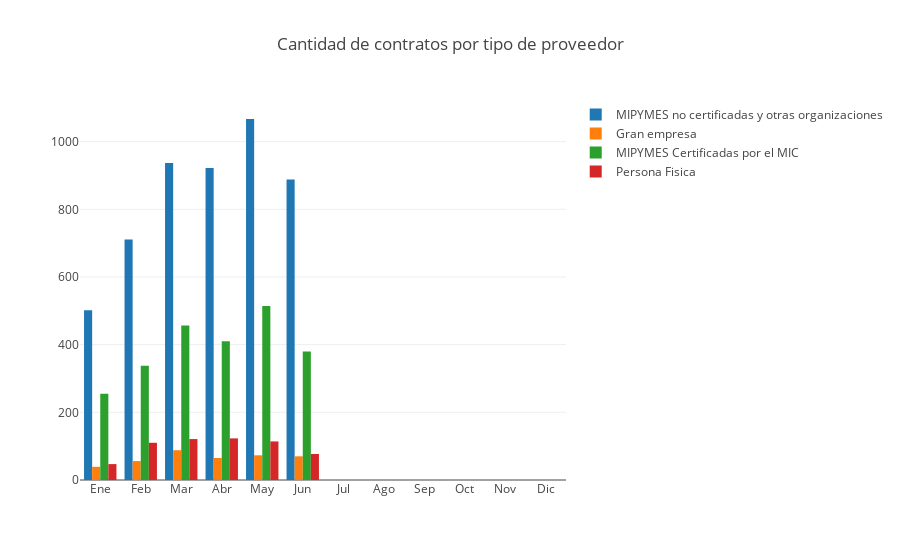

Notebook code for this chart:
### Code cell
data = [go.Bar(
        x = contracts_by_month_prov.columns,
        y = contracts_by_month_prov.loc[("Cantidad", clasif)],
        name = clasif
        ) for clasif in CLASIF_RPE]
iplot(go.Figure(data, layout=go.Layout(title="Cantidad de contratos por tipo de proveedor")))

### Figure 1 — Plotly figure (JSON) as saved in the notebook; plotly's stock layout.template omitted (floating-point values rounded to 4 significant figures)
{"data": [{"name": "MIPYMES no certificadas y otras organizaciones", "type": "bar", "uid": "ba010834-a08f-11e8-be6c-f48e38a56504", "x": ["Ene", "Feb", "Mar", "Abr", "May", "Jun", "Jul", "Ago", "Sep", "Oct", "Nov", "Dic"], "y": [502, 711, 937, 922, 1067, 888, 0, 0, 0, 0, 0, 0]}, {"name": "Gran empresa", "type": "bar", "uid": "ba010835-a08f-11e8-bebb-f48e38a56504", "x": ["Ene", "Feb", "Mar", "Abr", "May", "Jun", "Jul", "Ago", "Sep", "Oct", "Nov", "Dic"], "y": [39, 56, 88, 65, 73, 70, 0, 0, 0, 0, 0, 0]}, {"name": "MIPYMES Certificadas por el MIC", "type": "bar", "uid": "ba010836-a08f-11e8-83af-f48e38a56504", "x": ["Ene", "Feb", "Mar", "Abr", "May", "Jun", "Jul", "Ago", "Sep", "Oct", "Nov", "Dic"], "y": [255, 338, 457, 410, 514, 380, 0, 0, 0, 0, 0, 0]}, {"name": "Persona Fisica", "type": "bar", "uid": "ba010837-a08f-11e8-97e2-f48e38a56504", "x": ["Ene", "Feb", "Mar", "Abr", "May", "Jun", "Jul", "Ago", "Sep", "Oct", "Nov", "Dic"], "y": [47, 110, 121, 123, 114, 77, 0, 0, 0, 0, 0, 0]}], "layout": {"title": "Cantidad de contratos por tipo de proveedor"}}
